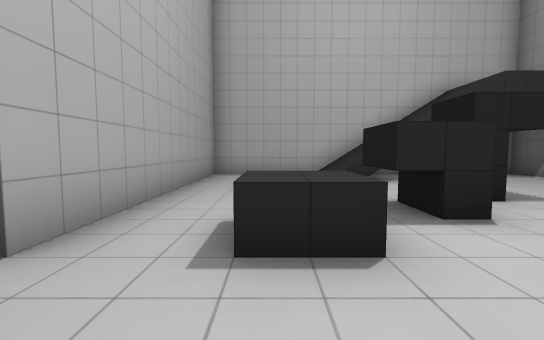
view 1 (above)

13 first-person views from a walk through a Unity game level. The camera is 1.4 m above the floor, tilts 4° down and sees 90° across. The floor is counted in squares, 2 m on a side. Each view is taken from the middle of a square. On the plan, view 1 faces up. The plan holds only what a view shows up to about 9 squares ahead; the rest is blank. The place goes on beyond the plan. The player is left out.

view 2
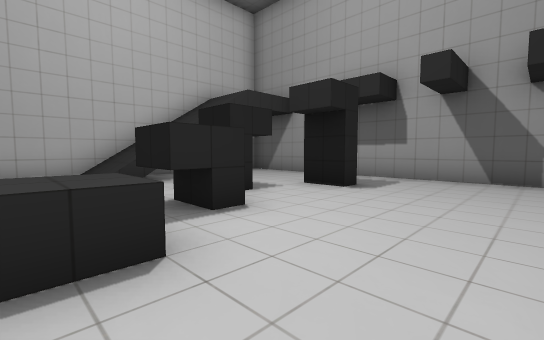

view 3
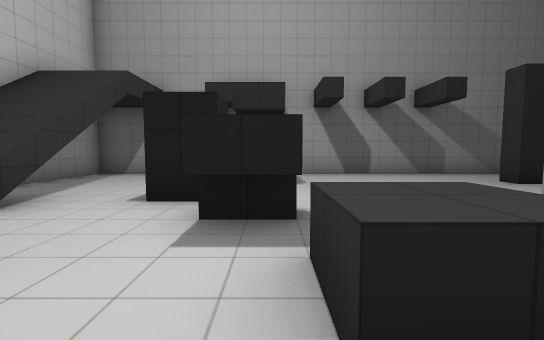

view 4
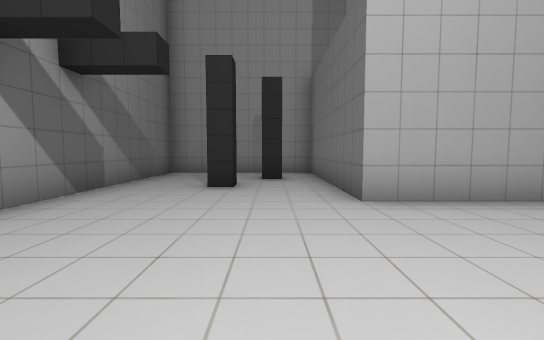

view 5
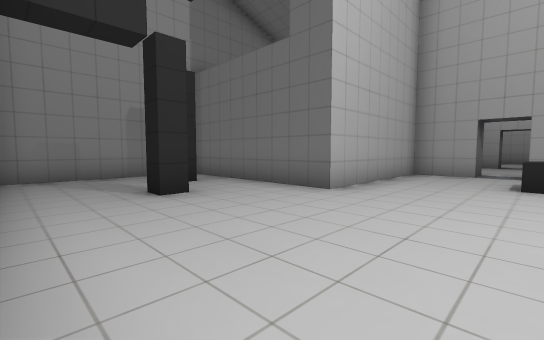

view 6
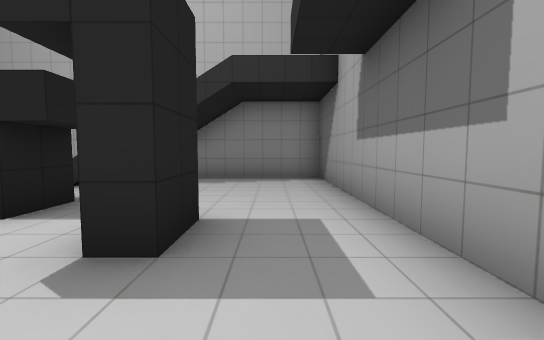

view 7
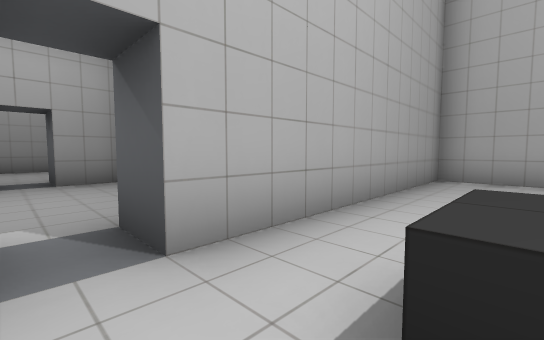

view 8
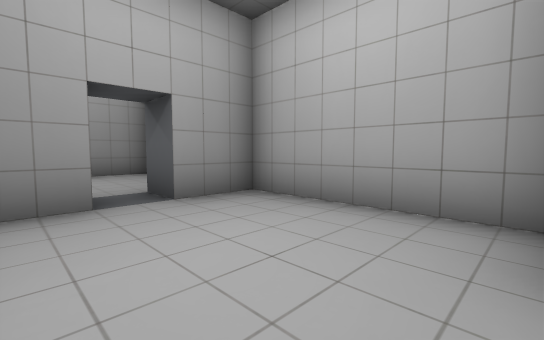

view 9
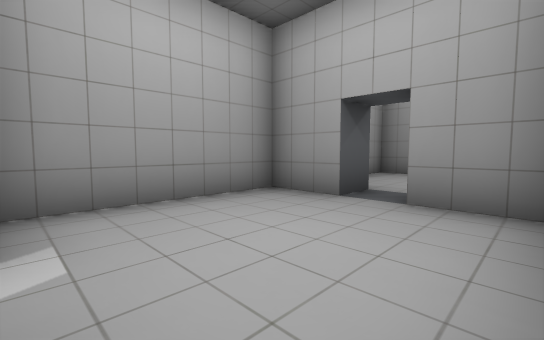

view 10
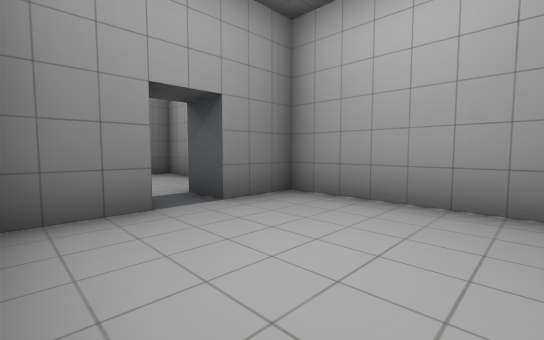

view 11
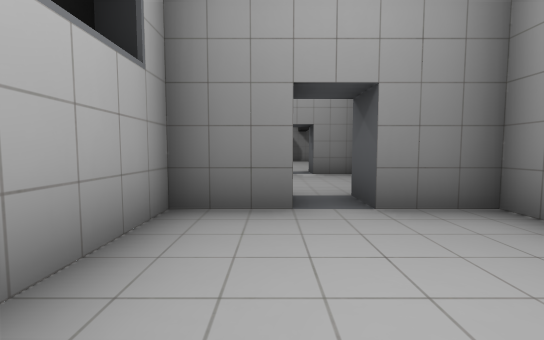

view 12
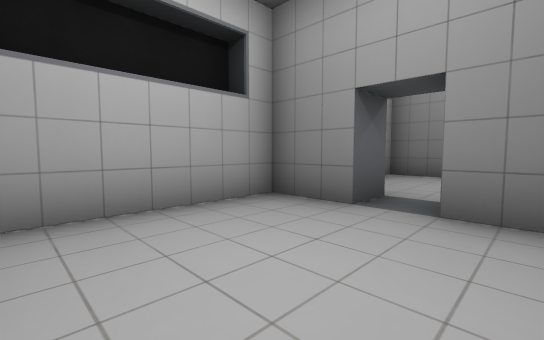

view 13
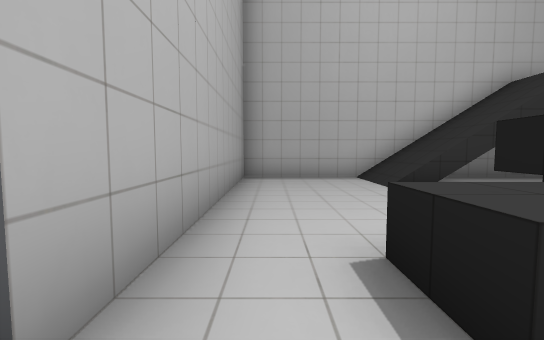

### Floor plan
Key: @ floor where view 1 was taken; # wall or solid block; . floor; / step, stairs or slope; ^ raised ledge.
Columns run from 12 left of view 1 to 8 right of it. Each row starts with its distance up from view 1.
  9           ###########
  8           #...//#...#
  7           #...///...#
  6           #.........#
  5           #.........#
  4 ###########...##....#
  3 #....#....#...#..#..#
  2 #....#....#.^.......#
  1 #...................#
  0 #....#....#.@.......#
 -1 ###############.....#
 -2               #..#..#
 -3               #.....#
 -4               #.#...#
 -5               #.....#
 -6               #######

Positions as (right, up) in squares from view 1, and headings:
1: (0, 0), facing up
2: (0, 0), facing up-right
3: (-1, 3), facing right
4: (4, 3), facing down
5: (7, 2), facing down-left
6: (6, 1), facing up
7: (0, 1), facing up-left
8: (-3, 0), facing up-left
9: (-3, 3), facing down-left
10: (-11, 3), facing down-right
11: (-11, 2), facing right
12: (-11, 0), facing up-right
13: (-1, 1), facing up
